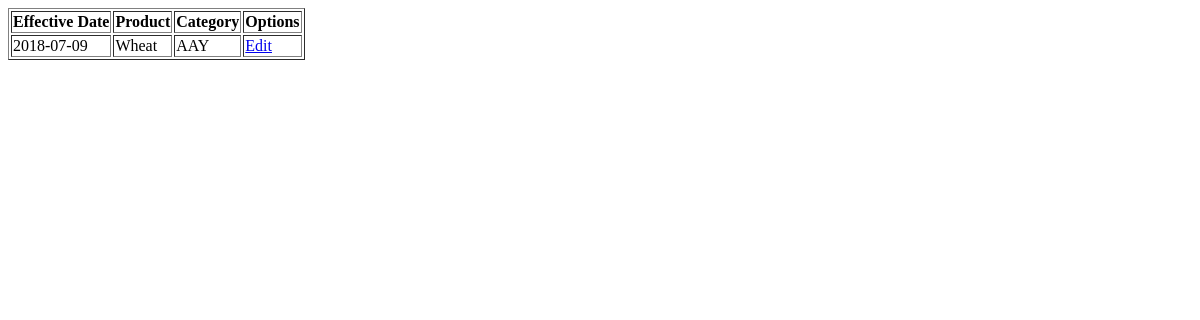
/masters/allot_scale_view.php (signed in), run on an earlier commit of the app's database.
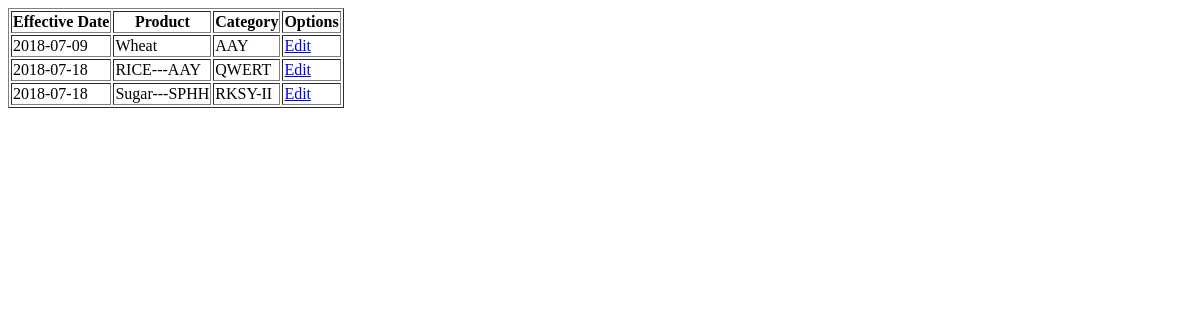
And on a later commit of the database.
### tables this page shows
CREATE TABLE `m_allot_scale` (
  `effective_dt` date NOT NULL,
  `prod_desc` varchar(150) NOT NULL,
  `prod_catg` varchar(50) NOT NULL,
  `per_unit` varchar(20) DEFAULT NULL,
  `unit_val` decimal(10,2) DEFAULT NULL,
  `created_by` varchar(50) DEFAULT NULL,
  `created_dt` datetime DEFAULT NULL,
  `modified_by` varchar(50) DEFAULT NULL,
  `modified_dt` datetime DEFAULT NULL
);

### masters/allot_scale_view.php (the view, shortened to what this page needs)
<?php
	require("../session.php");
	$rtv="select effective_dt,prod_desc,prod_catg,per_unit,unit_val from m_allot_scale order by prod_catg";
	$result=mysqli_query($db_connect,$rtv);
?>
<html>
<head>
<head>
<body>
	<table border="1">
		<tr>
                	<th>Effective Date</th>
			<th>Product</th>
			<th>Category</th>
                        <th>Options</th>
                </tr>
		<?php
			if($result){
                		if(mysqli_num_rows($result) > 0){
                        		while($rtv_data=mysqli_fetch_assoc($result)){
                                		$eftdt=$rtv_data['effective_dt'];
						$proddesc=$rtv_data['prod_desc'];
					        $prodcatg=$rtv_data['prod_catg'];
		?>
						<tr>
						    <td><?php echo $eftdt; ?></td>
						    <td><?php echo $proddesc; ?></td>
						    <td><?php echo $prodcatg; ?></td>
						    <td>
							<a href="../edit/allot_edit.php?prod_desc=<?php echo $proddesc; ?>&effective_dt=<?php
													echo $eftdt; ?>  " >Edit</td>
						</tr>
		<?php
                                		}
                			}
        		}
		?>
        </table>
</body>
</html>

What changed in the data, as far as the page shows it:
added m_allot_scale: effective_dt "2018-07-18", prod_desc "RICE---AAY", prod_catg "QWERT"
added m_allot_scale: effective_dt "2018-07-18", prod_desc "Sugar---SPHH", prod_catg "RKSY-II"
